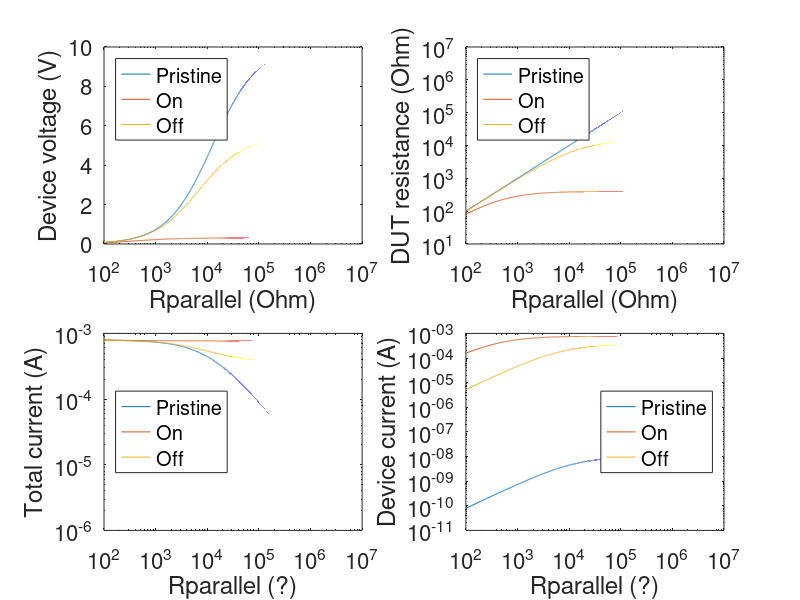

The MATLAB source for this figure: (Note: a time limit stopped this script after it produced the figure.)
clear
clc

%% Studies options for introducing a parallel resistor in order to enable switching RRAM with CAFM.
% Useful in determining what the maximum voltages and currents might be for
% conductive AFM measurements where the sample resistance is not
% significantly greater than the CAFM probe/contact resistance, and voltage
% is dropped.

Rprobe = 12600 ; % Probe/source resistance.
Rprist = 1E9 ; % Pristine device resistance.
Ron = 4E2 ; % On state device resistance.
Roff = 15E3 ; % Off state device resistance.
Rparallel = 100 : 10 : 1E7 ;
Vin = 10 ; % Input voltage.

%% Voltage/current across device as a function of parallel resistance, for fixed device state resistances.

Rdutprist = 1 ./ ( ( 1 ./ Rprist ) + ( 1 ./ Rparallel ) ) ;
Rduton = 1 ./ ( ( 1 ./ Ron ) + ( 1 ./ Rparallel ) ) ;
Rdutoff = 1 ./ ( ( 1 ./ Roff ) + ( 1 ./ Rparallel ) ) ;

Vprist = Vin .* ( Rdutprist ./ ( Rprobe + Rdutprist ) ) ;
Von = Vin .* ( Rduton ./ ( Rprobe + Rduton ) ) ;
Voff = Vin .* ( Rdutoff ./ ( Rprobe + Rdutoff ) ) ;

Iprist = Vprist ./ Rdutprist ;
Ion = Von ./ Rduton ;
Ioff = Voff ./ Rdutoff ;

Idutprist = Vprist ./ Rprist  ;
Iduton = Von ./ Ron ;
Idutoff = Voff ./ Roff ;

figure ( 1 ) ; 

subplot ( 2 , 2 , 1 ) ;
semilogx ( Rparallel , Vprist , Rparallel , Von , Rparallel , Voff ) ;
legend ( 'Pristine' , 'On' , 'Off' , 'Location' , 'Northwest' ) ;
xlabel ( 'Rparallel (Ohm)' ) ;
ylabel ( 'Device voltage (V)' );
set ( gca , 'FontSize' , 16 ) ;

subplot ( 2 , 2 , 2 ) ;
loglog ( Rparallel , Rdutprist , Rparallel , Rduton , Rparallel , Rdutoff ) ;
legend ( 'Pristine' , 'On' , 'Off' , 'Location' , 'Northwest' ) ;
xlabel ( 'Rparallel (Ohm)' ) ;
ylabel ( 'DUT resistance (Ohm)' );
set ( gca , 'FontSize' , 16 ) ;

subplot ( 2 , 2 , 3 ) ;
loglog ( Rparallel , Iprist , Rparallel , Ion , Rparallel , Ioff ) ;
legend ( 'Pristine' , 'On' , 'Off' , 'Location' , 'West' ) ;
xlabel ( 'Rparallel (?)' ) ;
ylabel ( 'Total current (A)' );
set ( gca , 'FontSize' , 16 ) ;

subplot ( 2 , 2 , 4 ) ;
loglog ( Rparallel , Idutprist , Rparallel , Iduton , Rparallel , Idutoff ) ;
legend ( 'Pristine' , 'On' , 'Off' , 'Location' , 'East' ) ;
xlabel ( 'Rparallel (?)' ) ;
ylabel ( 'Device current (A)' );
set ( gca , 'FontSize' , 16 ) ;

%% Voltage/current across device as a function of changing device resistance with fixed parallel resistor values.

Rparalleloptions = [ 1E2 , 1E4 , 1E6 ] ;
Rdevicechange = ( 100 : 100 : 1E9 ) ;

Rparallellow = ( Rparalleloptions ( 1 ) .* Rdevicechange ) ./ ( Rparalleloptions ( 1 ) + Rdevicechange ) ;
Rparallelmid = ( Rparalleloptions ( 2 ) .* Rdevicechange ) ./ ( Rparalleloptions ( 2 ) + Rdevicechange ) ;
Rparallelhigh = ( Rparalleloptions ( 3 ) .* Rdevicechange ) ./ ( Rparalleloptions ( 3 ) + Rdevicechange ) ;

Vlow = ( Vin .* Rparallellow ) ./ ( Rprobe + Rparallellow ) ;
Vmid = ( Vin .* Rparallelmid ) ./ ( Rprobe + Rparallelmid ) ;
Vhigh = ( Vin .* Rparallelhigh ) ./ ( Rprobe + Rparallelhigh ) ;
Vnoparallel = ( Vin .* Rdevicechange ) ./ ( Rprobe + Rdevicechange ) ;

Ilow = Vlow ./ Rdevicechange ;
Imid = Vmid ./ Rdevicechange ;
Ihigh = Vhigh ./ Rdevicechange ;
Inoparallel = Vnoparallel ./ Rdevicechange ;

figure ( 2 ) ;

subplot ( 2 , 1 , 1 ) ;
semilogx ( Rdevicechange , Vlow , Rdevicechange , Vmid , Rdevicechange , Vhigh , Rdevicechange , Vnoparallel ) ;
legend ( '100 Ohm parallel' , '10 kOhm parallel' , '1 MOhm parallel' , 'No parallel' , 'Location' , 'West' ) ;
xlabel ( 'Device resistance (?)' ) ;
ylabel ( 'Device voltage (V)' ) ;
set ( gca , 'FontSize' , 16 , 'XDir' , 'Reverse' ) ;

subplot ( 2 , 1 , 2 ) ;
loglog ( Rdevicechange , Ilow , Rdevicechange , Imid , Rdevicechange , Ihigh , Rdevicechange , Inoparallel) ;
legend ( '100 Ohm parallel' , '10 kOhm parallel' , '1 MOhm parallel' , 'No parallel' , 'Location' , 'Northwest' ) ;
xlabel ( 'Device resistance (?)' ) ;
ylabel ( 'Device current (I)' );
set ( gca , 'FontSize' , 16 , 'XDir' , 'Reverse' ) ;
